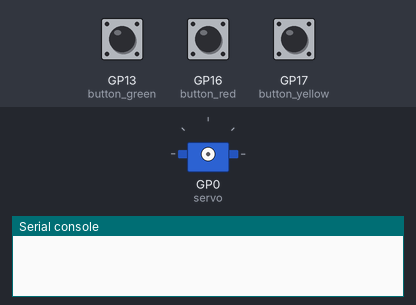
A program run on a simulated Raspberry Pi Pico running MicroPython. Parts: servo, the last lines printed to the serial console. Inputs (shaded band) come from the test bench; at power-on: GP13 (button_green) HIGH, GP16 (button_red) HIGH, GP17 (button_yellow) HIGH. Servo angles are drawn from the pulse width (0.5 ms = 0°, 2.5 ms = 180°).

Above: at 1.2 s.
1.3 s: GP13 (button_green) pulled LOW for 0.15 s
2.9 s: GP16 (button_red) pulled LOW for 0.15 s
At 3.2 s:
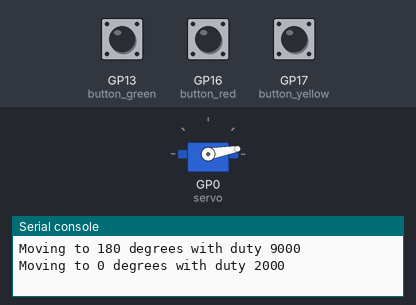
4.5 s: GP17 (button_yellow) pulled LOW for 0.15 s
At 5.6 s:
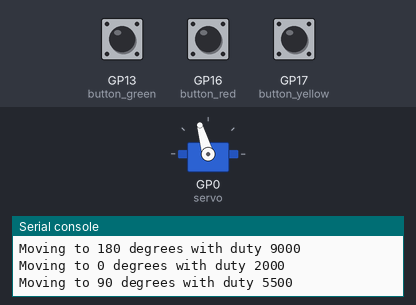
6.1 s: GP13 (button_green) pulled LOW for 1 s
At 6.8 s:
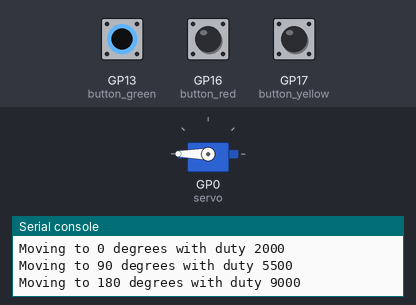
8.6 s: GP16 (button_red) pulled LOW for 1 s
At 10.0 s:
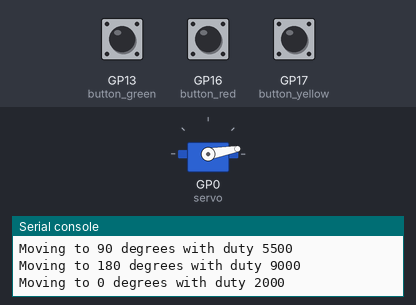
Timing chart, 0 to 11.6 s (numbered marks = the images above; inputs shaded):
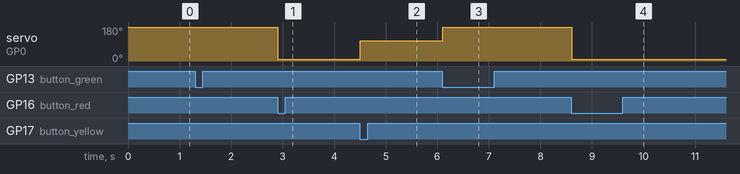

Measured:
- after the input at 2.9 s, servo on GP0 (servo): 180° → 10° at once
- after the input at 4.5 s, servo on GP0 (servo): 10° → 106° at once
- after the input at 6.1 s, servo on GP0 (servo): 106° → 180° at once
- after the input at 8.6 s, servo on GP0 (servo): 180° → 10° at once

The program:

servo3.py
```python
import time
from machine import Pin, PWM

# Nilai duty cycle untuk posisi servo
MIN_DUTY = 2000  # Nilai untuk 0 derajat
MID_DUTY = 6000  # Nilai untuk 90 derajat
MAX_DUTY = 9000  # Nilai untuk 180 derajat

# Fungsi untuk mengonversi derajat ke duty cycle
def degree_to_duty(degree):
    return MIN_DUTY + (degree * (MAX_DUTY - MIN_DUTY) // 180)

# Inisialisasi PWM pada pin 0
servo = PWM(Pin(0))
servo.freq(50)  # Atur frekuensi PWM ke 50 Hz

# Inisialisasi push button dengan pull-up internal
button_red = Pin(16, Pin.IN, Pin.PULL_UP)
button_yellow = Pin(17, Pin.IN, Pin.PULL_UP)
button_green = Pin(13, Pin.IN, Pin.PULL_UP)

# Fungsi untuk menggerakkan servo ke derajat tertentu
def move_servo(degree):
    duty = degree_to_duty(degree)
    servo.duty_u16(duty)
    print(f"Moving to {degree} degrees with duty {duty}")
    time.sleep(1)  # Jeda untuk memberi waktu servo bergerak

while True:
    if not button_red.value():  # Tombol merah ditekan
        move_servo(0)  # Gerakkan servo ke 0 derajat
    elif not button_yellow.value():  # Tombol kuning ditekan
        move_servo(90)  # Gerakkan servo ke 90 derajat
    elif not button_green.value():  # Tombol hijau ditekan
        move_servo(180)  # Gerakkan servo ke 180 derajat

    time.sleep(0.1)  # Jeda kecil untuk debounce tombol
```
